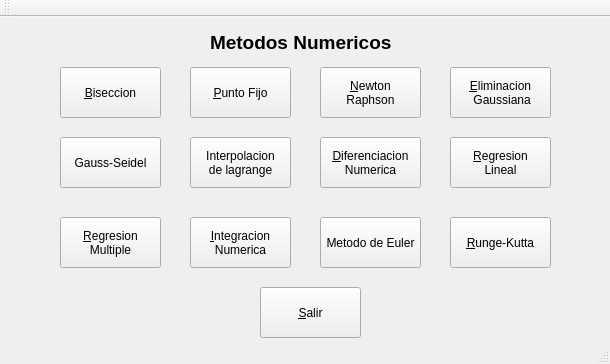
<?xml version="1.0" encoding="UTF-8"?>
<ui version="4.0">
 <class>metodosnumericos</class>
 <widget class="QMainWindow" name="metodosnumericos">
  <property name="geometry">
   <rect>
    <x>0</x>
    <y>0</y>
    <width>610</width>
    <height>364</height>
   </rect>
  </property>
  <property name="windowTitle">
   <string>metodosnumericos</string>
  </property>
  <widget class="QWidget" name="centralWidget">
   <widget class="QLabel" name="label">
    <property name="geometry">
     <rect>
      <x>210</x>
      <y>10</y>
      <width>201</width>
      <height>31</height>
     </rect>
    </property>
    <property name="styleSheet">
     <string notr="true"/>
    </property>
    <property name="text">
     <string>&lt;html&gt;&lt;head/&gt;&lt;body&gt;&lt;p&gt;&lt;span style=&quot; font-size:14pt; font-weight:600;&quot;&gt;Metodos Numericos&lt;/span&gt;&lt;/p&gt;&lt;/body&gt;&lt;/html&gt;</string>
    </property>
   </widget>
   <widget class="QPushButton" name="diferenciacion">
    <property name="geometry">
     <rect>
      <x>320</x>
      <y>120</y>
      <width>101</width>
      <height>51</height>
     </rect>
    </property>
    <property name="text">
     <string>&amp;Diferenciacion
Numerica</string>
    </property>
   </widget>
   <widget class="QPushButton" name="gauss">
    <property name="geometry">
     <rect>
      <x>450</x>
      <y>50</y>
      <width>101</width>
      <height>51</height>
     </rect>
    </property>
    <property name="text">
     <string>&amp;Eliminacion
 Gaussiana</string>
    </property>
   </widget>
   <widget class="QPushButton" name="euler1">
    <property name="geometry">
     <rect>
      <x>320</x>
      <y>200</y>
      <width>101</width>
      <height>51</height>
     </rect>
    </property>
    <property name="text">
     <string>Metodo de Euler</string>
    </property>
   </widget>
   <widget class="QPushButton" name="regresionmultiple">
    <property name="geometry">
     <rect>
      <x>60</x>
      <y>200</y>
      <width>101</width>
      <height>51</height>
     </rect>
    </property>
    <property name="text">
     <string>&amp;Regresion
Multiple</string>
    </property>
   </widget>
   <widget class="QPushButton" name="biseccion1">
    <property name="geometry">
     <rect>
      <x>60</x>
      <y>50</y>
      <width>101</width>
      <height>51</height>
     </rect>
    </property>
    <property name="text">
     <string>&amp;Biseccion</string>
    </property>
   </widget>
   <widget class="QPushButton" name="lagrange1">
    <property name="geometry">
     <rect>
      <x>190</x>
      <y>120</y>
      <width>101</width>
      <height>51</height>
     </rect>
    </property>
    <property name="text">
     <string>Interpolacion
de lagrange</string>
    </property>
    <property name="checkable">
     <bool>false</bool>
    </property>
   </widget>
   <widget class="QPushButton" name="regresionlineal">
    <property name="geometry">
     <rect>
      <x>450</x>
      <y>120</y>
      <width>101</width>
      <height>51</height>
     </rect>
    </property>
    <property name="text">
     <string>&amp;Regresion
Lineal</string>
    </property>
   </widget>
   <widget class="QPushButton" name="puntofijo1">
    <property name="geometry">
     <rect>
      <x>190</x>
      <y>50</y>
      <width>101</width>
      <height>51</height>
     </rect>
    </property>
    <property name="text">
     <string>&amp;Punto Fijo</string>
    </property>
   </widget>
   <widget class="QPushButton" name="seidel1">
    <property name="geometry">
     <rect>
      <x>60</x>
      <y>120</y>
      <width>101</width>
      <height>51</height>
     </rect>
    </property>
    <property name="text">
     <string>Gauss-Seidel</string>
    </property>
   </widget>
   <widget class="QPushButton" name="integracion">
    <property name="geometry">
     <rect>
      <x>190</x>
      <y>200</y>
      <width>101</width>
      <height>51</height>
     </rect>
    </property>
    <property name="text">
     <string>&amp;Integracion
Numerica</string>
    </property>
   </widget>
   <widget class="QPushButton" name="newton1">
    <property name="geometry">
     <rect>
      <x>320</x>
      <y>50</y>
      <width>101</width>
      <height>51</height>
     </rect>
    </property>
    <property name="text">
     <string>&amp;Newton
Raphson</string>
    </property>
   </widget>
   <widget class="QPushButton" name="kutta1">
    <property name="geometry">
     <rect>
      <x>450</x>
      <y>200</y>
      <width>101</width>
      <height>51</height>
     </rect>
    </property>
    <property name="text">
     <string>&amp;Runge-Kutta</string>
    </property>
   </widget>
   <widget class="QPushButton" name="salir">
    <property name="geometry">
     <rect>
      <x>260</x>
      <y>270</y>
      <width>101</width>
      <height>51</height>
     </rect>
    </property>
    <property name="text">
     <string>&amp;Salir</string>
    </property>
   </widget>
  </widget>
  <widget class="QToolBar" name="mainToolBar">
   <attribute name="toolBarArea">
    <enum>TopToolBarArea</enum>
   </attribute>
   <attribute name="toolBarBreak">
    <bool>false</bool>
   </attribute>
  </widget>
  <widget class="QStatusBar" name="statusBar"/>
 </widget>
 <layoutdefault spacing="6" margin="11"/>
 <resources/>
 <connections/>
</ui>
